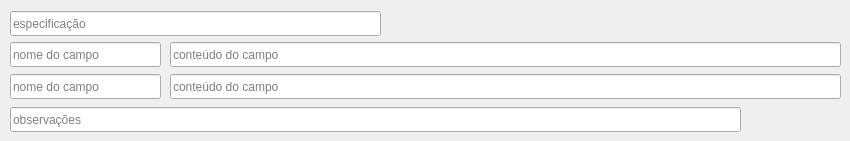
      <widget class="QWidget" name="tab_2">
       <attribute name="title">
        <string>Personalizad&amp;o</string>
       </attribute>
       <widget class="QLineEdit" name="lineEditOutEspec">
        <property name="geometry">
         <rect>
          <x>10</x>
          <y>11</y>
          <width>371</width>
          <height>25</height>
         </rect>
        </property>
        <property name="styleSheet">
         <string notr="true">QLineEdit {
	background: rgb(241,222,223)
};</string>
        </property>
        <property name="maxLength">
         <number>50</number>
        </property>
        <property name="placeholderText">
         <string>especificação</string>
        </property>
       </widget>
       <widget class="QLineEdit" name="lineEditOutNFld1">
        <property name="geometry">
         <rect>
          <x>10</x>
          <y>42</y>
          <width>151</width>
          <height>25</height>
         </rect>
        </property>
        <property name="maxLength">
         <number>15</number>
        </property>
        <property name="placeholderText">
         <string>nome do campo</string>
        </property>
       </widget>
       <widget class="QLineEdit" name="lineEditOutDFld1">
        <property name="geometry">
         <rect>
          <x>170</x>
          <y>42</y>
          <width>671</width>
          <height>25</height>
         </rect>
        </property>
        <property name="maxLength">
         <number>255</number>
        </property>
        <property name="placeholderText">
         <string>conteúdo do campo</string>
        </property>
       </widget>
       <widget class="QLineEdit" name="lineEditOutDFld2">
        <property name="geometry">
         <rect>
          <x>170</x>
          <y>74</y>
          <width>671</width>
          <height>25</height>
         </rect>
        </property>
        <property name="maxLength">
         <number>255</number>
        </property>
        <property name="placeholderText">
         <string>conteúdo do campo</string>
        </property>
       </widget>
       <widget class="QLineEdit" name="lineEditOutNFld2">
        <property name="geometry">
         <rect>
          <x>10</x>
          <y>74</y>
          <width>151</width>
          <height>25</height>
         </rect>
        </property>
        <property name="maxLength">
         <number>15</number>
        </property>
        <property name="placeholderText">
         <string>nome do campo</string>
        </property>
       </widget>
       <widget class="QLineEdit" name="lineEditOutObs">
        <property name="geometry">
         <rect>
          <x>10</x>
          <y>107</y>
          <width>731</width>
          <height>25</height>
         </rect>
        </property>
        <property name="text">
         <string/>
        </property>
        <property name="maxLength">
         <number>255</number>
        </property>
        <property name="placeholderText">
         <string>observações</string>
        </property>
       </widget>
      </widget>
